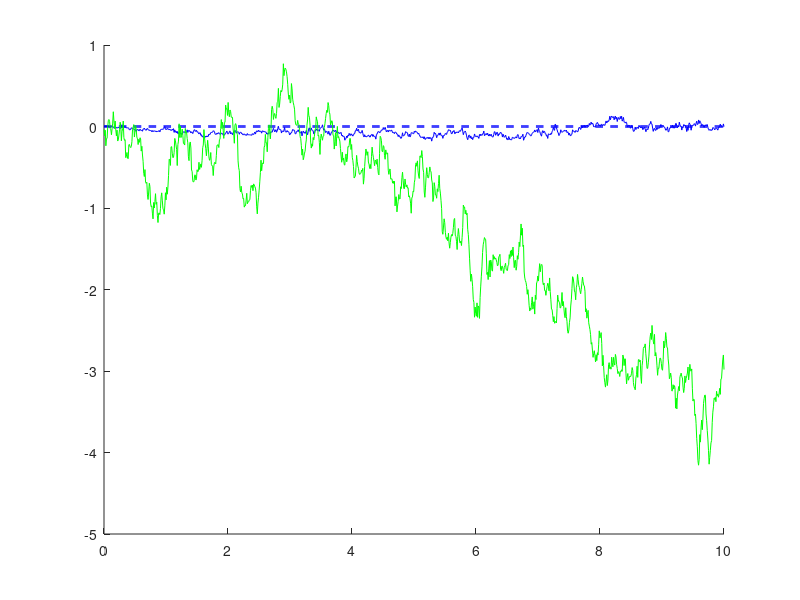

Here is the MATLAB script that generated this plot:
clear all;
B=[];
ilosc_trajektorii=1000;
T=10;
h=T/ilosc_trajektorii;

for i=1:ilosc_trajektorii
    B=[B; cumsum([normrnd(0,1,1,ilosc_trajektorii).*h^(1/2)])];
end
t=linspace(0,T,ilosc_trajektorii);
q1=[];
q2=[];

for i=1:1000
    q1=[q1 quantile(B(:,i),0.50)];
    q2=[q2 quantile(B(:,i),0.60)];
end


kwantyl1 = t.^(1/2) * norminv(0.5);
kwantyl2 = t.^(1/2) * norminv(0.6);
hold on
plot(t,kwantyl1, 'b--', 'LineWidth', 2)
%plot(t,kwantyl2, 'r--', 'LineWidth', 2)
%plot(t(1,:),q2,'r');
plot(t(1,:), q1,'b');
plot(t,B(1,:),'g');